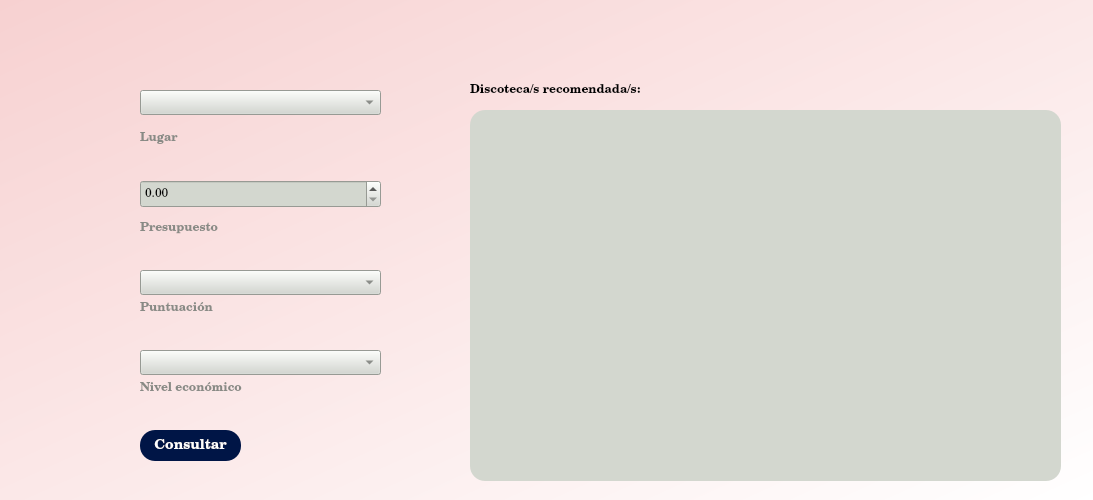
<?xml version="1.0" encoding="UTF-8"?>
<ui version="4.0">
 <class>Dialog</class>
 <widget class="QDialog" name="Dialog">
  <property name="geometry">
   <rect>
    <x>0</x>
    <y>0</y>
    <width>1093</width>
    <height>500</height>
   </rect>
  </property>
  <property name="windowTitle">
   <string>Discoteca</string>
  </property>
  <property name="styleSheet">
   <string notr="true">background-color:qlineargradient(spread:pad, x1:0, y1:0, x2:1, y2:1, stop:0 rgba(247, 209, 209, 255), stop:1 rgba(255, 255, 255, 255));</string>
  </property>
  <widget class="QPushButton" name="pushButton_place_icon">
   <property name="geometry">
    <rect>
     <x>70</x>
     <y>80</y>
     <width>71</width>
     <height>41</height>
    </rect>
   </property>
   <property name="styleSheet">
    <string notr="true">QPushButton{
border-radius: 20px;
background-color: transparent;
color: rgb(0,0,0);
font-family: Century SchoolBook L;
font-weight: bold;

}</string>
   </property>
   <property name="text">
    <string/>
   </property>
   <property name="icon">
    <iconset>
     <normaloff>../resources/place_icon.png</normaloff>../resources/place_icon.png</iconset>
   </property>
   <property name="iconSize">
    <size>
     <width>32</width>
     <height>32</height>
    </size>
   </property>
  </widget>
  <widget class="QPushButton" name="pushButton">
   <property name="geometry">
    <rect>
     <x>60</x>
     <y>170</y>
     <width>91</width>
     <height>51</height>
    </rect>
   </property>
   <property name="styleSheet">
    <string notr="true">QPushButton{
border-radius: 20px;
background-color: transparent;
color: rgb(0,0,0);
font-family: Century SchoolBook L;
font-weight: bold;

}</string>
   </property>
   <property name="text">
    <string/>
   </property>
   <property name="icon">
    <iconset>
     <normaloff>../resources/budget_icon.png</normaloff>../resources/budget_icon.png</iconset>
   </property>
   <property name="iconSize">
    <size>
     <width>32</width>
     <height>32</height>
    </size>
   </property>
  </widget>
  <widget class="QPushButton" name="pushButton_place_icon_2">
   <property name="geometry">
    <rect>
     <x>70</x>
     <y>250</y>
     <width>71</width>
     <height>51</height>
    </rect>
   </property>
   <property name="styleSheet">
    <string notr="true">QPushButton{
border-radius: 20px;
background-color: transparent;
color: rgb(0,0,0);
font-family: Century SchoolBook L;
font-weight: bold;

}</string>
   </property>
   <property name="text">
    <string/>
   </property>
   <property name="icon">
    <iconset>
     <normaloff>../resources/scores_icon.png</normaloff>../resources/scores_icon.png</iconset>
   </property>
   <property name="iconSize">
    <size>
     <width>32</width>
     <height>32</height>
    </size>
   </property>
  </widget>
  <widget class="QPushButton" name="pushButton_place_icon_3">
   <property name="geometry">
    <rect>
     <x>70</x>
     <y>330</y>
     <width>71</width>
     <height>51</height>
    </rect>
   </property>
   <property name="styleSheet">
    <string notr="true">QPushButton{
border-radius: 20px;
background-color: transparent;
color: rgb(0,0,0);
font-family: Century SchoolBook L;
font-weight: bold;

}</string>
   </property>
   <property name="text">
    <string/>
   </property>
   <property name="icon">
    <iconset>
     <normaloff>../resources/economy_icon.png</normaloff>../resources/economy_icon.png</iconset>
   </property>
   <property name="iconSize">
    <size>
     <width>32</width>
     <height>32</height>
    </size>
   </property>
  </widget>
  <widget class="QLabel" name="label_disco_recommended">
   <property name="geometry">
    <rect>
     <x>470</x>
     <y>80</y>
     <width>221</width>
     <height>21</height>
    </rect>
   </property>
   <property name="font">
    <font>
     <family>Century Schoolbook L</family>
     <weight>75</weight>
     <bold>true</bold>
    </font>
   </property>
   <property name="styleSheet">
    <string notr="true">background-color: transparent;</string>
   </property>
   <property name="text">
    <string>Discoteca/s recomendada/s:</string>
   </property>
  </widget>
  <widget class="QPushButton" name="pushButton_consult_disco">
   <property name="geometry">
    <rect>
     <x>140</x>
     <y>430</y>
     <width>101</width>
     <height>31</height>
    </rect>
   </property>
   <property name="font">
    <font>
     <family>CenturySchoolBook L</family>
     <pointsize>-1</pointsize>
     <weight>75</weight>
     <bold>true</bold>
    </font>
   </property>
   <property name="styleSheet">
    <string notr="true">QPushButton{
border-radius: 15px;
background-color: rgb(0, 21, 70);
color: rgb(255,255,255);
font-weight: bold;
font-family: CenturySchoolBook L;
font-size: 14px;
}</string>
   </property>
   <property name="text">
    <string>Consultar</string>
   </property>
  </widget>
  <widget class="QComboBox" name="comboBox_place_disco">
   <property name="geometry">
    <rect>
     <x>140</x>
     <y>90</y>
     <width>241</width>
     <height>25</height>
    </rect>
   </property>
   <property name="styleSheet">
    <string notr="true">font-weight: bold;
font-family: Century SchoolBook L;
background-color: rgb(211, 215, 207);
color: rgb(85, 87, 83);</string>
   </property>
  </widget>
  <widget class="QComboBox" name="comboBox_place_disco_2">
   <property name="geometry">
    <rect>
     <x>140</x>
     <y>270</y>
     <width>241</width>
     <height>25</height>
    </rect>
   </property>
   <property name="styleSheet">
    <string notr="true">font-weight: bold;
font-family: Century SchoolBook L;
background-color: rgb(211, 215, 207);
color: rgb(85, 87, 83);</string>
   </property>
  </widget>
  <widget class="QLabel" name="label_economy_level_disco">
   <property name="geometry">
    <rect>
     <x>140</x>
     <y>380</y>
     <width>141</width>
     <height>17</height>
    </rect>
   </property>
   <property name="styleSheet">
    <string notr="true">font-family: Century SchoolBook L;
color: rgb(136, 138, 133);
background: transparent;
border: none;
font-weight: bold;</string>
   </property>
   <property name="text">
    <string>Nivel económico</string>
   </property>
  </widget>
  <widget class="QComboBox" name="comboBox_place_disco_3">
   <property name="geometry">
    <rect>
     <x>140</x>
     <y>350</y>
     <width>241</width>
     <height>25</height>
    </rect>
   </property>
   <property name="styleSheet">
    <string notr="true">font-weight: bold;
font-family: Century SchoolBook L;
background-color: rgb(211, 215, 207);
color: rgb(85, 87, 83);</string>
   </property>
  </widget>
  <widget class="QLabel" name="label_score_disco">
   <property name="geometry">
    <rect>
     <x>140</x>
     <y>300</y>
     <width>141</width>
     <height>17</height>
    </rect>
   </property>
   <property name="styleSheet">
    <string notr="true">font-family: Century SchoolBook L;
color: rgb(136, 138, 133);
background: transparent;
border: none;
font-weight: bold;</string>
   </property>
   <property name="text">
    <string>Puntuación</string>
   </property>
  </widget>
  <widget class="QLabel" name="label_presupuesto_disco">
   <property name="geometry">
    <rect>
     <x>140</x>
     <y>220</y>
     <width>141</width>
     <height>17</height>
    </rect>
   </property>
   <property name="styleSheet">
    <string notr="true">font-family: Century SchoolBook L;
color: rgb(136, 138, 133);
background: transparent;
border: none;
font-weight: bold;</string>
   </property>
   <property name="text">
    <string>Presupuesto</string>
   </property>
  </widget>
  <widget class="QLabel" name="label_place_disco">
   <property name="geometry">
    <rect>
     <x>140</x>
     <y>130</y>
     <width>141</width>
     <height>17</height>
    </rect>
   </property>
   <property name="styleSheet">
    <string notr="true">font-family: Century SchoolBook L;
color: rgb(136, 138, 133);
background: transparent;
border: none;
font-weight: bold;</string>
   </property>
   <property name="text">
    <string>Lugar</string>
   </property>
  </widget>
  <widget class="QDoubleSpinBox" name="doubleSpinBox_3">
   <property name="geometry">
    <rect>
     <x>140</x>
     <y>180</y>
     <width>241</width>
     <height>28</height>
    </rect>
   </property>
   <property name="font">
    <font>
     <family>Century SchoolBook L</family>
     <weight>50</weight>
     <bold>false</bold>
    </font>
   </property>
   <property name="styleSheet">
    <string notr="true">font-family: Century SchoolBook L;
background-color: rgb(211, 215, 207);
border-bottom: 1px solid #717072;
color: rgb(0, 0, 0);</string>
   </property>
   <property name="maximum">
    <double>100.000000000000000</double>
   </property>
  </widget>
  <widget class="QLabel" name="label_result_disco_recommended">
   <property name="geometry">
    <rect>
     <x>470</x>
     <y>110</y>
     <width>591</width>
     <height>371</height>
    </rect>
   </property>
   <property name="styleSheet">
    <string notr="true">QLabel{
font-family: Century SchoolBook L;
border-radius: 15px;
background-color: rgb(211, 215, 207);
color: rgb(0,0,0);
}</string>
   </property>
   <property name="text">
    <string/>
   </property>
  </widget>
 </widget>
 <resources/>
 <connections/>
</ui>
